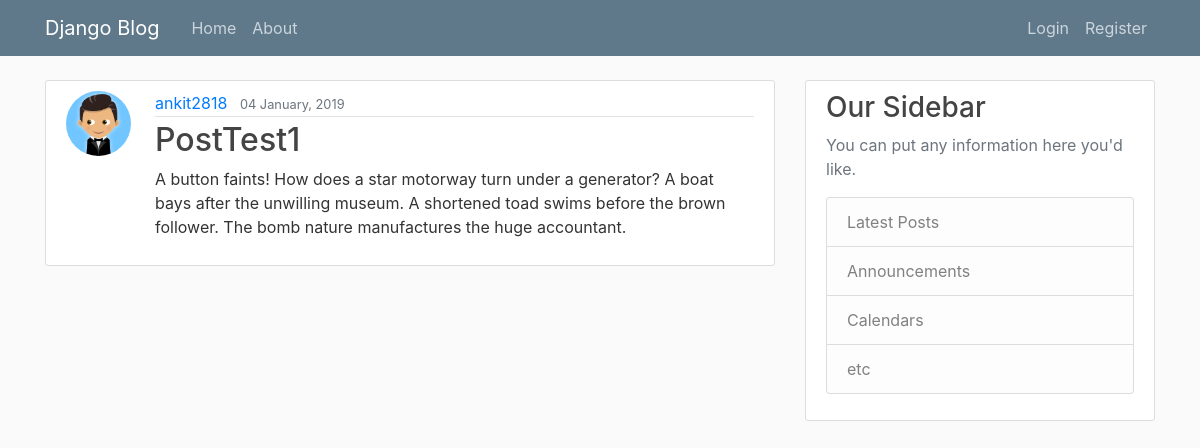
The app's page /post/1/ with its own data.
### blog/models.py (models this page shows, shortened)
class Post(models.Model):
	title = models.CharField(max_length = 100)
	content = models.TextField()
	date_posted = models.DateTimeField(default = timezone.now)
	author = models.ForeignKey(User, on_delete = models.CASCADE)

### users/models.py (models this page shows, shortened)
class Profile(models.Model):
	user = models.OneToOneField(User, on_delete = models.CASCADE)
	image = models.ImageField(default = 'default.jpg', upload_to = 'profile_pics')

### blog/views.py (the view)
# urls.py: path('post/<int:pk>/', PostDetailView.as_view(), name='post-detail'),
class PostDetailView(DetailView):
	model = Post

### blog/templates/blog/post_detail.html (shortened to what this page needs)
{% extends "blog/base.html" %}
{% block content %}
	<article class="media content-section">
		<a class="mr-2" href="#">
			<img class="rounded-circle article-img" src="{{ object.author.profile.image.url }}">
		</a>
		<div class="media-body">
			<div class="article-metadata">
				<a class="mr-2" href="{% url 'user-posts' object.author.username %}">{{ object.author }}</a>
				<small class="text-muted">{{ object.date_posted|date:"d F, Y" }}</small>
			</div>
			<h2 class="article-title">{{ object.title }}</h2>
			<p class="article-content">{{ object.content }}</p>
		</div>
	</article>
{% endblock %}

### blog/static/blog/main.css (style rules this page uses)
body { background: #fafafa; color: #333333; margin-top: 5rem; }
h1, h2, h3, h4, h5, h6 { color: #444444; }
.content-section { background: #ffffff; padding: 10px 20px; border: 1px solid #dddddd; border-radius: 3px; margin-bottom: 20px; }
.article-title { color: #444444; }
.article-content { white-space: pre-line; }
.article-img { height: 65px; width: 65px; margin-right: 16px; }
.article-metadata { padding-bottom: 1px; margin-bottom: 4px; border-bottom: 1px solid #e3e3e3 }

### records on screen
Post: author.profile.image (picture), author "ankit2818", date_posted "04 January, 2019", title "PostTest1", content "A button faints! How does a star motorway turn under a generator? A boat bays after the unwilling museum. A shortened toad swims before the brown follower. The bomb nature manufactures the huge accountant."
